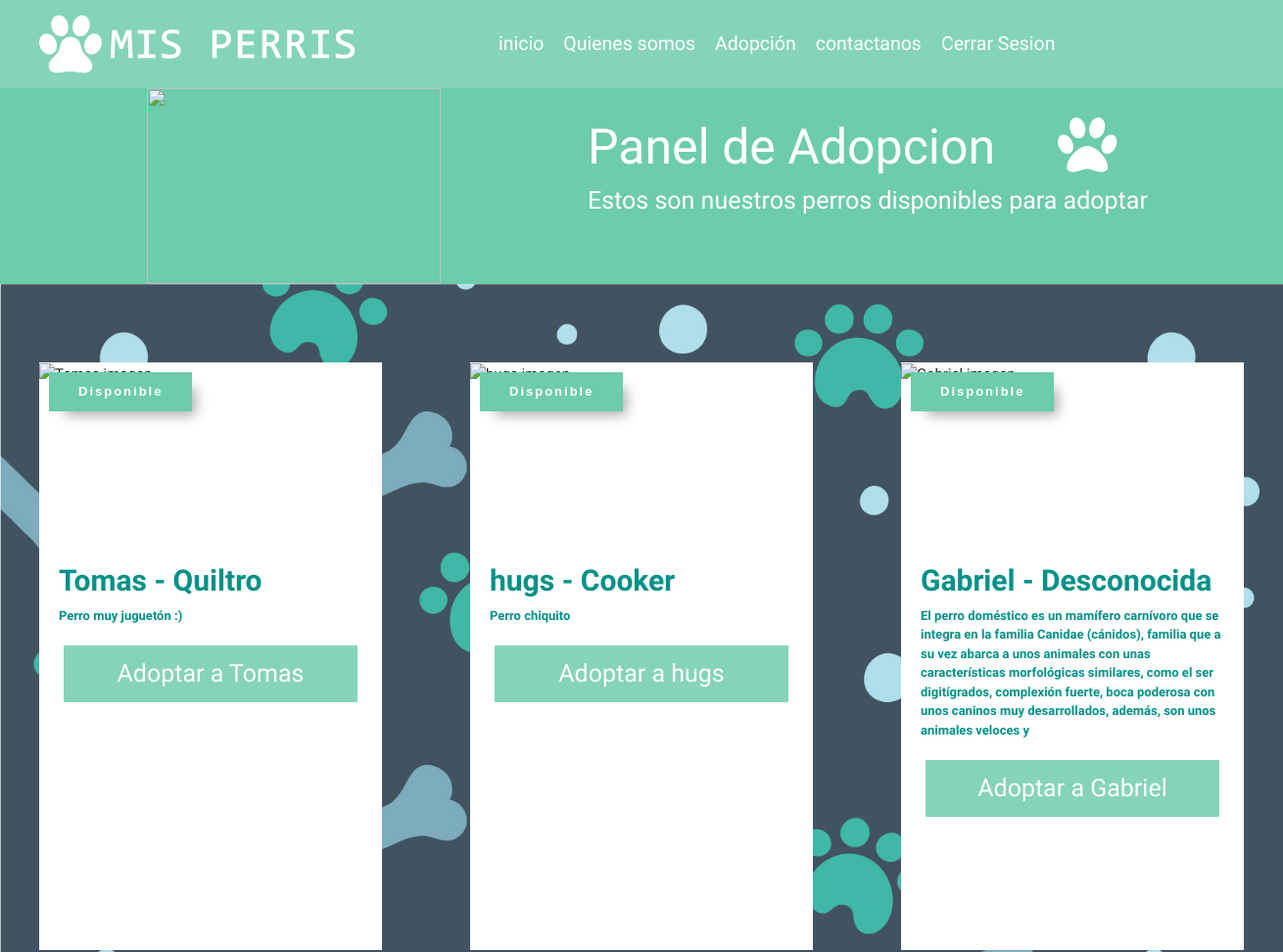
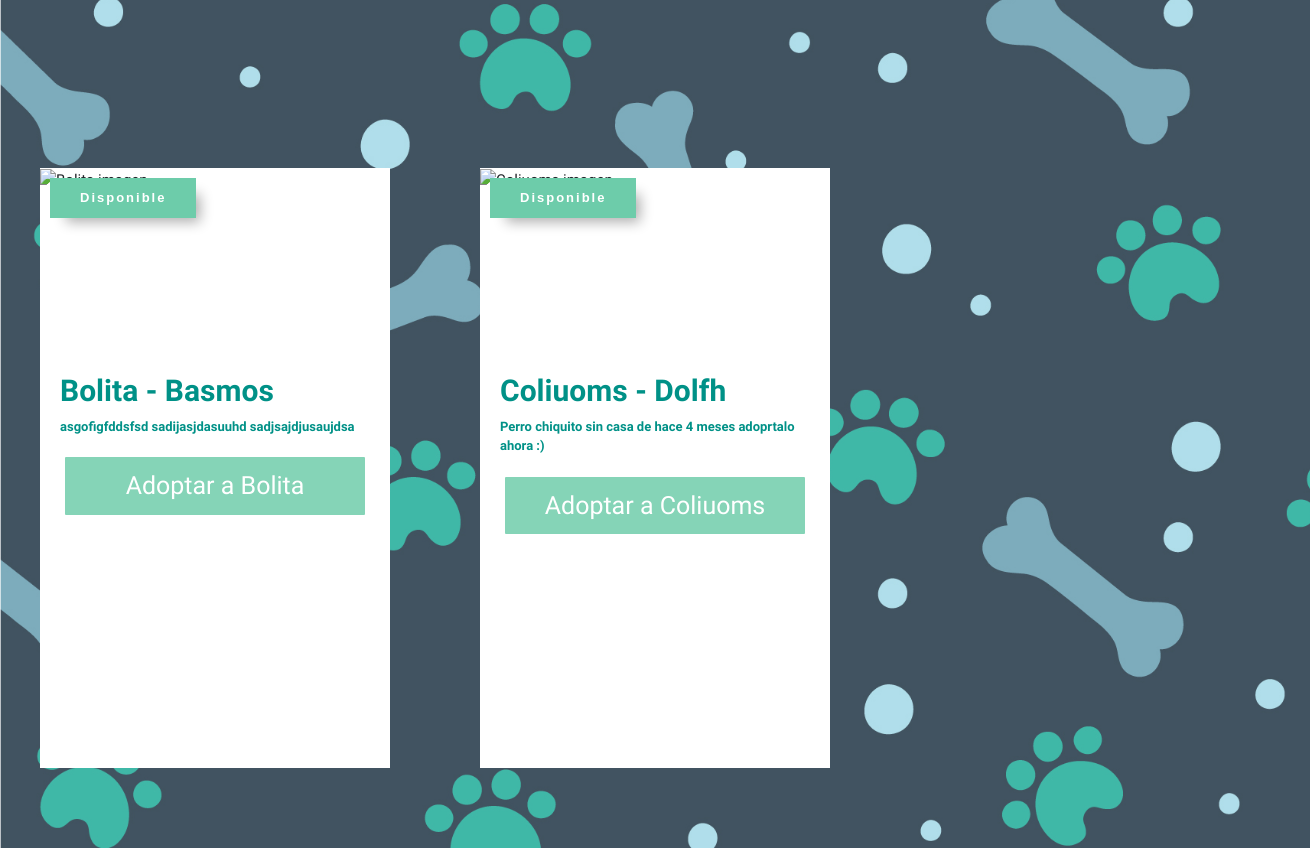
Screenshot of /rescatados.html (signed in) with the database file from the repository (2 pictures, top to bottom).
### AppPerris/models.py (models this page shows)
class Rescatado(models.Model):
 foto= models.CharField(max_length=200 , blank=False , null=False)
 nombre= models.CharField(max_length=200 , blank=False , null=False)
 raza= models.CharField(max_length=80 , blank=False , null=False)
 descripcion= models.TextField(blank=False, null=False)
 estado= models.CharField(max_length=70 , choices=ESTADO_ANIMALES)

### AppPerris/views.py (the view)
# urls.py: path('rescatados.html', views.mostrarRescatados  , name='rescatados'),
@login_required
def mostrarRescatados(request):
    lista = Rescatado.objects.filter(estado="disponible")
    return render(request,'rescatados.html', {'lista':lista})

### AppPerris/templates/rescatados.html (shortened to what this page needs)
{% load pwa %}
{% load static %}
<!DOCTYPE html>
<html lang="en">
<head>
  <link rel="stylesheet" href="static/css/rescatados.css">
  <link rel="stylesheet" href="https://cdnjs.cloudflare.com/ajax/libs/font-awesome/4.7.0/css/font-awesome.min.css">
  <link rel="stylesheet" href="https://cdnjs.cloudflare.com/ajax/libs/materialize/1.0.0/css/materialize.min.css">
  <link rel="stylesheet" href="https://maxcdn.bootstrapcdn.com/bootstrap/4.0.0/css/bootstrap.min.css">
</head>
<body>
    <header>
        <div id="menu">
            <img src="static/img/logo.png" alt="logo mis perris">
            <a href="index.html">inicio</a>
            <a href="#">Quienes somos</a>
            <a href="#">Adopción</a>
            <a href="contacto.html" >contactanos</a>
            <a href="/logout" >Cerrar Sesion</a>
        </div>
    </header>
 <section id=bannerAdopcion>
       <img src="https://static.vecteezy.com/system/resources/previews/001/200/028/non_2x/dog-png.png"/>
       <h1 style=" color: white; font-size: 50px; width: 700px; height: 80px; margin-left: 600px; margin-top: 100px; position: absolute; top: 20px;">Panel de Adopcion</h1>
       <h2 style=" color: white; font-size: 25px; width: 700px; height: 80px; margin-left: 600px; margin-top: 170px; position: absolute; top: 20px;">Estos son nuestros perros disponibles para adoptar</h2>
       <a onclick="play()" style=" margin-left: 630px; margin-top: 95px; font-size: 65px; color: white; position: absolute; top: 20px;" href="#" class="fa fa-paw"></a>
  </section>
<section id="tarjetas">
  {% for row in lista %}
    <div class="container">
        <div class="container-cards">
            <div class="container-cards-surface container-cards-front">
                <div class="container-cards-front-image">
                </div>
                <div class="container-cards-front-content">
                  <h2>{{ row.nombre }} - {{ row.raza }} </h2>
                  <p>{{ row.descripcion }} </p>
              </div>
                <div class="container-cards-front-label">{{ row.estado }} </div>
                <div class="container-cards-front-button">
                  <button class="flip-btn">Adoptar a {{ row.nombre }} </button>
              </div>
            </div>
            <div class="container-cards-surface container-cards-back">
                <div class="container-cards-back-content">
                  <h2>{{ row.nombre }}</h2>
                </div>
            </div>
        </div>
    </div>
          {% endfor %}
      </section>
            </body>

### AppPerris/static/css/rescatados.css (style rules this page uses)
* { margin: 0; padding: 0; font-family: 'Quicksand', sans-serif; }
body { background-color: #009187; }
#tarjetas { width:100%; display: grid; grid-template-columns: repeat(3, 1fr); grid-column-gap: 10px; grid-row-gap: 10px; background-image: url("../img/fondo_formulario.jpg"); background-size: cover; background-repeat: no-repeat; }
#menu a { color: white; text-decoration: none; font-size: 1.3em; margin: 10px; }
#menu img { margin-left: 40px; margin-right: 130px; }
header { background-color: #00c5b9; margin-bottom: 60px; }
#menu { display: flex; align-items: center; background-color: #85D4B7; height: 90px; }
.flip-btn { width: 200px; }
#bannerAdopcion { background-color: #6DCCAA; margin-top: -60px; }
#bannerAdopcion img { width: 300px; height: 200px; margin-top: 0px; margin-left: 150px; }
*, *::before, *::after { box-sizing: border-box; }
h2, p, button { font-family: 'Quicksand', sans-serif; }
.container { padding: 0; width: 400px; margin: 0; }
.container-cards { width: 350px; height: 600px; margin: 80px auto; position: relative; }
.container-cards-surface { position: relative; }
.container-cards-front-image { height: 200px; width: 100%; clip-path: ellipse(200px 150px at 50% 20%); }
.container-cards-front-content { padding: 5px 20px; }
.container-cards-front-content h2, .container-cards-front-content p { color: #009187; font-size: 30px; font-weight: bold; }
.container-cards-front-content p { font-size: small; }
.container-cards-front-label { text-transform: capitalize; color: #fff; position: absolute; left: 10px; top: 10px; padding: 10px 30px; background: #6DCCAA; font-family: 'Quicksands', sans-serif; font-weight: 700; letter-spacing: 2px; font-size: 13px; -webkit-box-shadow: 10px 10px 13px -6px rgba(0, 0, 0, 0.32); -moz-box-shadow: 10px 10px 13px -6px rgba(0, 0, 0, 0.32); box-shadow: 10px 10px 13px -6px rgba(0, 0, 0, 0.32); }
.container-cards-front-button { text-align: center; font-size: 25px; }
.container-cards-front-button button { border: none; background: #85D4B7; color: #fff; border-radius: 1px; padding: 10px 5px; width: 300px; cursor: pointer; -webkit-transition: -webkit-filter 1s ease-in; transition: filter 1s ease-in; margin-top: 1px; }
.container-cards-surface { height: 500px; background: #fff; width: 100%; height: 100%; }
.container-cards-surface { backface-visibility: hidden; position: absolute; transition: transform 1s; transform-style: preserve-3d; }
.container-cards-back { transform: rotateY(180deg); background-image: url('https://source.unsplash.com/alY6_OpdwRQ/300'); background-size: cover; background-position: 50% 50%; position: relative; }
.container-cards-back .container-cards-back-content { display: flex; justify-content: center; align-items: center; height: 100%; }
.container-cards-back h2 { color: rgba(255, 255, 255, 0.8); letter-spacing: 5px; font-size: 60px; font-weight: 700; transform: rotate(-45deg); }

### rows the page displays
Rescatado: nombre "Tomas", raza "Quiltro", descripcion "Perro muy juguetón :)", estado "Disponible"
Rescatado: nombre "hugs", raza "Cooker", descripcion "Perro chiquito", estado "Disponible"
Rescatado: nombre "Gabriel", raza "Desconocida", descripcion "El perro doméstico es un mamífero carnívoro que se integra en la familia Canidae (cánidos), familia que a su vez abarca a unos animales con unas características morfológicas similares, como el ser digitígrados, complexión fuerte, boca poderosa con unos caninos muy desarrollados, además, son unos animales veloces y", estado "Disponible"
Rescatado: nombre "Bolita", raza "Basmos", descripcion "asgofigfddsfsd sadijasjdasuuhd sadjsajdjusaujdsa", estado "Disponible"
Rescatado: nombre "Coliuoms", raza "Dolfh", descripcion "Perro chiquito sin casa de hace 4 meses adoprtalo ahora :)", estado "Disponible"
